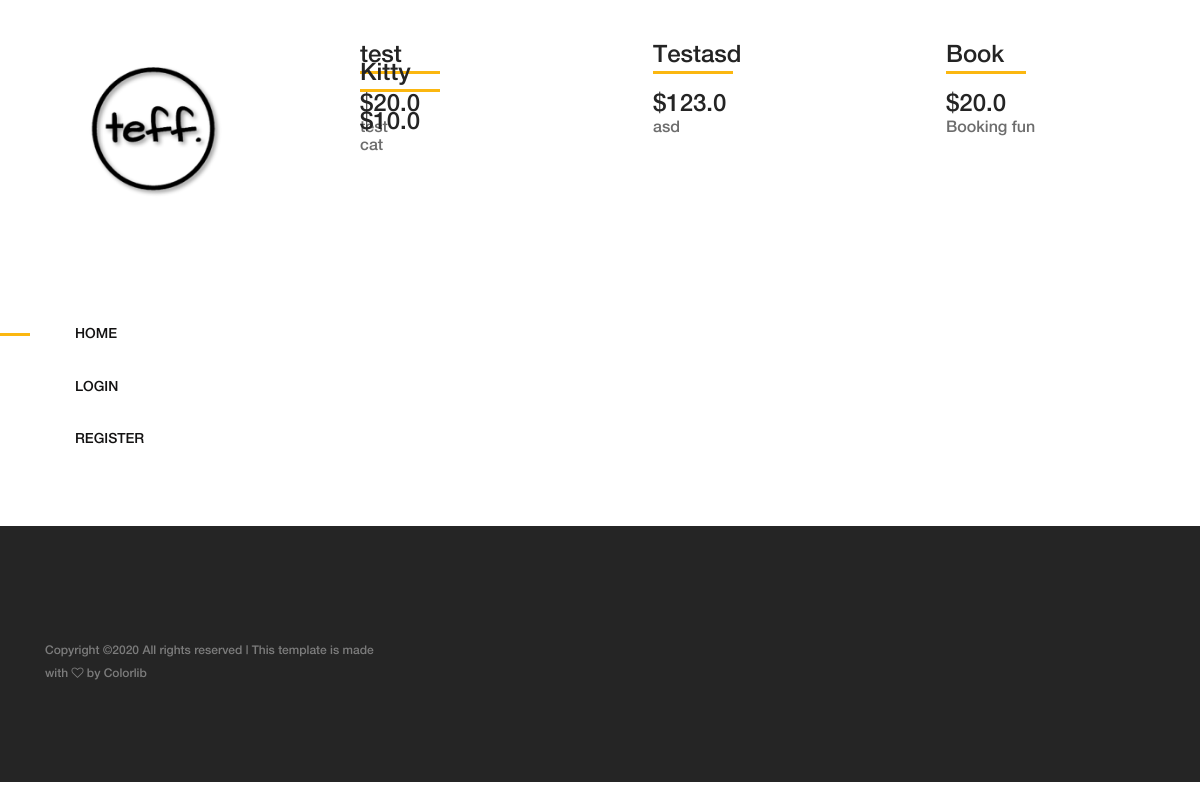
The page / on the database its author committed.
### products/models.py (models this page shows, shortened)
class Product(models.Model):
    name = models.CharField(max_length=300, blank=True)
    price = models.FloatField(blank=True)
    product_photo = ImageField(blank=True, manual_crop="")
    slug = models.SlugField()
    category = models.ForeignKey(Category, on_delete=models.CASCADE)
    preview_text = models.TextField(max_length=200, verbose_name='Preview Text')
    detail_text = models.TextField(max_length=1000, verbose_name='Detail Text')

### products/views.py (the view)
# urls.py: path('', Home.as_view(), name='home'),
class Home(ListView):
    model = Product
    template_name = 'home.html'

### products/templates/home.html (shortened to what this page needs)
{% extends 'base.html' %}
{% load static %}
{% block content %}
        <div class="products-catagories-area clearfix">
            <div class="amado-pro-catagory clearfix">
				{% for product in object_list %}
                <div class="single-products-catagory clearfix">
                    <a href="{% url 'mainapp:ProductView' product.slug %}">
                        <div class="hover-content">
							<h4>{{product.name}}</h4>
                            <div class="line"></div>
                            <h4>${{product.price}}</h4>
                            <p>{{product.preview_text}}</p>
                        </div>
                    </a>
                </div>
				{% endfor %}
            </div>
        </div>
		{% endblock %}

### static/css/core-style.css (style rules this page uses)
* { margin: 0; padding: 0; }
body { font-family: "helveticaneuemedium"; font-size: 16px; }
h1, h2, h3, h4, h5, h6 { color: #242424; line-height: 1.3; font-weight: 400; }
p { color: #6d6d6d; font-size: 16px; line-height: 1.9; font-weight: 400; }
a { -webkit-transition: all 500ms ease 0s; transition: all 500ms ease 0s; text-decoration: none; outline: 0 solid transparent; color: #131212; font-weight: 400; font-size: 12px; }
.main-content-wrapper .products-catagories-area { -webkit-box-flex: 0; -ms-flex: 0 0 calc(100% - 320px); flex: 0 0 calc(100% - 320px); width: calc(100% - 320px); max-width: calc(100% - 320px); }
.single-products-catagory { position: relative; z-index: 1; width: 33.33333%; top: 0; }
.single-products-catagory a { display: block; width: 100%; height: 100%; position: relative; z-index: 10; }
.single-products-catagory a::after { -webkit-transition-duration: 250ms; transition-duration: 250ms; position: absolute; width: 100%; height: 100%; top: 0; left: 0; content: ''; background-color: rgba(60, 60, 60, 0.7); z-index: 1; opacity: 0; visibility: visible; }
.single-products-catagory .hover-content { position: absolute; top: 40px; left: 40px; z-index: 10; }
.single-products-catagory .hover-content .line { width: 80px; height: 3px; background-color: #fbb710; display: block; margin-bottom: 15px; }
.single-products-catagory .hover-content p { font-size: 16px; color: #6d6d6d; line-height: 1; margin-bottom: 5px; -webkit-transition-duration: 250ms; transition-duration: 250ms; }
.single-products-catagory .hover-content h4 { margin-bottom: 0; -webkit-transition-duration: 250ms; transition-duration: 250ms; }

### rows shown on the page
Product: name "test", price "20.0", preview_text "test"
Product: name "Testasd", price "123.0", preview_text "asd"
Product: name "Book", price "20.0", preview_text "Booking fun"
Product: name "Kitty", price "10.0", preview_text "cat"
